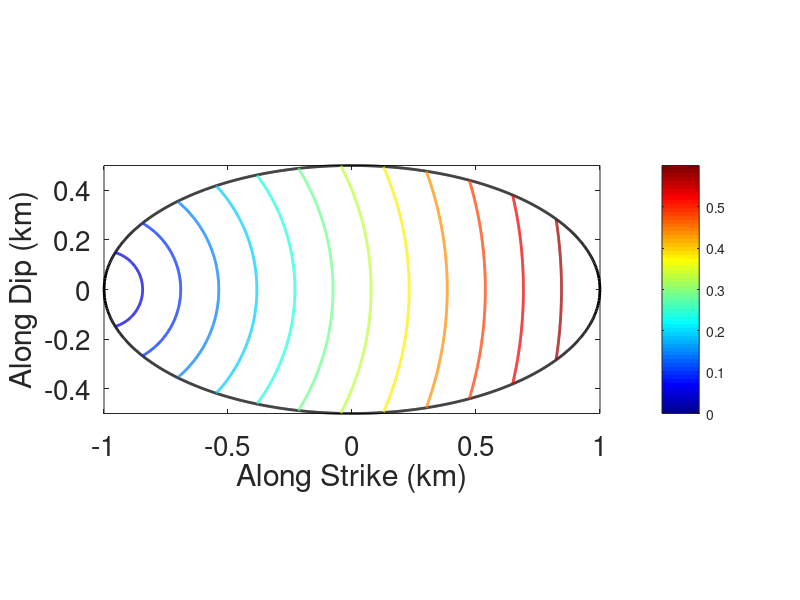

The MATLAB source for this figure:
clear; clc; close all;

strike = 0; dip = 90;

Lc = 1; % km along strike
Wc = Lc/2; % km along dip
Vr = 3.5613*0.9; % rupture velocity


nn = 1000;
x = linspace(-Lc,Lc,nn); % along strike
y = linspace(-Wc,Wc,round(nn/Lc*Wc)); % along dip
dx = x(2)- x(1);
dy = y(2)- y(1);

t = linspace(0,2*Lc/Vr,nn);
dt = t(2) - t(1);


%% starting point
xc = -Lc; yc = 0;
%xc = 0; yc = 0;

% coef matrix
W = zeros(length(x),length(y)); % scaled slip on each grid
T = W; % rupture timing
for i = 1:length(x)
    for j = 1:length(y)
        ra2 = (x(i)/Lc)^2 + (y(j)/Wc)^2;
        if ra2 <= 1
            W(i,j) = 1;
            dist = sqrt((x(i) - xc)^2 + (y(j) - yc)^2);
            T(i,j) = dist/Vr;
        else
            T(i,j) = nan;
        end
    end
end

%%
x_elps1 = x; x_elps2= flip(x);
for i = 1:length(x)
    y_elps1(i) = Wc*sqrt(1-(x(i)/Lc)^2); 
end
y_elps2 = -flip(y_elps1);
x_elps = [x_elps1 x_elps2];
y_elps = [y_elps1 y_elps2];

figure
plot(x_elps,y_elps,'k','linewidth',2); hold on; colorbar; caxis([0 0.6])
contour(x,y,T',12,'linewidth',2); shading interp
axis equal; colormap(jet)
xlabel('Along Strike (km)');
ylabel('Along Dip (km)');
set(gca,'Fontsize',20)


%% intigrate spatiotemporal function
% assuming STF at each grid is a Drac delta
sum_f = 0;
for i = 1:length(x)
    for j = 1:length(y)
        if W(i,j) == 1
            sum_f = sum_f + dx*dy;
        end
    end
end


%% centroid
x0 = 0; y0 = 0; t0 = 0;
for i = 1:length(x)
    for j = 1:length(y)
        if W(i,j) == 1
            x0 = x0 + x(i)*dx*dy/sum_f;
            y0 = y0 + y(j)*dx*dy/sum_f;
            dist = sqrt((x(i) - xc)^2 + (y(j) - yc)^2);
            t0 = t0 + (dist/Vr)*dx*dy/sum_f;
        end
    end
end

%% 2nd moment
xx = 0; xy = 0; yy = 0;
xt = 0; yt = 0;
tt = 0;
for i = 1:length(x)
    for j = 1:length(y)
        if W(i,j) == 1
            
            xx = xx + (x(i)-x0)^2*dx*dy/sum_f;
            yy = yy + (y(j)-y0)^2*dx*dy/sum_f;
            xy = xy + (x(i)-x0)*(y(j)-y0)*dx*dy/sum_f;
            
            dist = sqrt((x(i) - xc)^2 + (y(j) - yc)^2);
            
            xt = xt + (x(i)-x0)*(dist/Vr-t0)*dx*dy/sum_f;
            yt = yt + (y(j)-y0)*(dist/Vr-t0)*dx*dy/sum_f;
            
            tt = tt + (dist/Vr-t0)^2*dx*dy/sum_f;
        end
    end
end

m2 = [tt xt yt xx xy yy]; 

X = [m2(4), m2(5); m2(5), m2(6);];
[U,S,V]=svd(X);
L_c=2*sqrt(max(max(S))); W_c=2*sqrt(S(2,2));
v0=m2(2:3)/m2(1); mv0=sqrt(sum(v0.^2));
v0_up = -v0(2)*sin(dip/180*pi);
v0_east = v0(1)*sin(strike/180*pi) + v0(2)*cos(dip/180*pi)*cos(strike/180*pi);
v0_north = v0(1)*cos(strike/180*pi) - v0(2)*cos(dip/180*pi)*sin(strike/180*pi);
tauc=2*sqrt(m2(1)); L0=tauc*mv0; dir=L0/L_c;
display(L_c); display(W_c); display(tauc); display(mv0); display(dir);
display(v0); display(v0_up); display(v0_east); display(v0_north);




